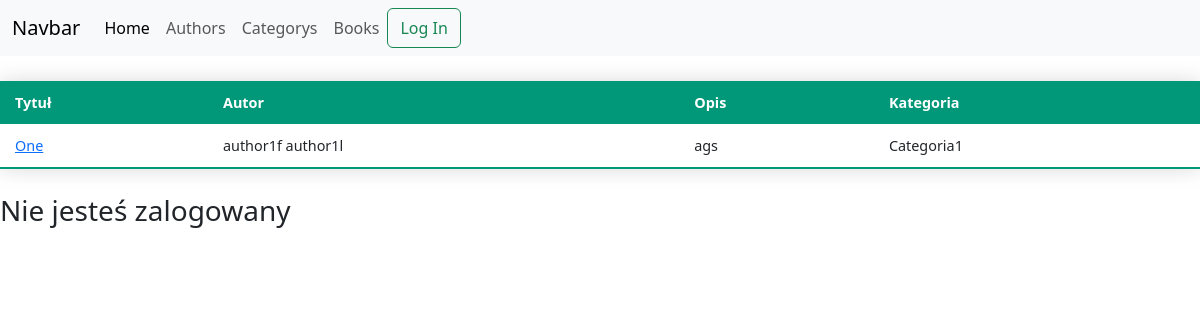
The page /books/ on the database as committed earlier.
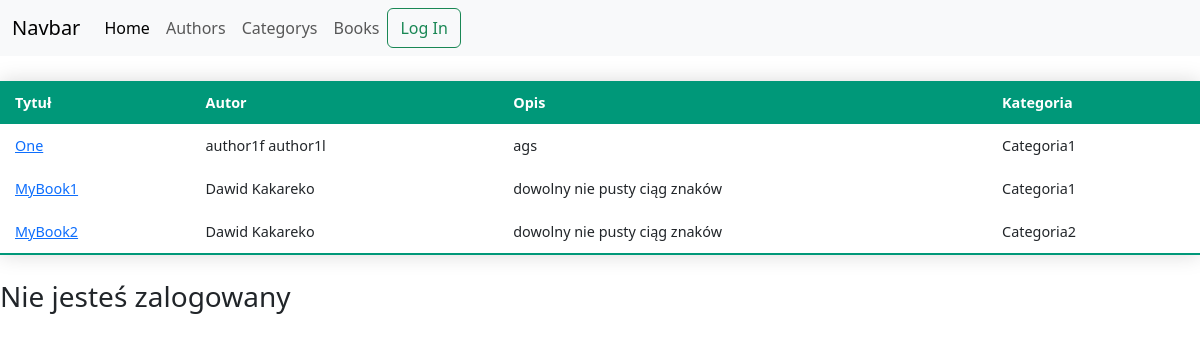
The same page on the database as committed later.
### LessonsWWW/models.py (models this page shows, shortened)
class Book(models.Model):
    title = models.CharField(max_length=100)
    author = models.ForeignKey(
        'Author',
        on_delete=models.CASCADE,
    )
    category = models.ForeignKey(
        'Category',
        on_delete=models.SET_NULL,
        null=True,
        default=None
    )
    description = models.CharField(max_length=213525, default='', blank=True)

class Author(models.Model):
    first_name = models.CharField(max_length=50)
    last_name = models.CharField(max_length=50)
    year_of_birth = models.IntegerField(null=True)

class Category(models.Model):
    category_name = models.CharField(max_length=50)
    class Meta:
        verbose_name_plural = 'Categories'

### LessonsWWW/views.py (the view)
# urls.py: path('books/', views.books_list, name='booksSite'),
def books_list(request):
    books = Book.objects.all()
    context = {"books": books}
    return render(request, 'books-list.html', context=context)

### templates/books-list.html
{% load static %}
<link rel="stylesheet" href="{% static 'main.css' %}">
{% include 'blocks/navbar.html' %}
<div>
  <table>
    <tr>
      <th>Tytuł</th>
      <th>Autor</th>
      <th>Opis</th>
      <th>Kategoria</th>
    </tr>
    {% for book in books %}
      <tr>
        <td > <a href="{% url 'bookView' book.id %}">{{ book.title }}</a></td>
        <td>{{ book.author.first_name }} {{ book.author.last_name }}</td>
        <td>{{ book.description|default:"Brak opisu"}}</td>
        <td>{{ book.category.category_name }}</td>
      </tr>
    {% endfor %}
  </table>
</div>
{% if user.is_authenticated %}
<h3>Twoja nazwa uzytkownika: {{ user }}</h3>
{% else %}
<h3> Nie jesteś zalogowany</h3>
{% endif %}

### templates/blocks/navbar.html (shortened to what this page needs)
<link href="https://cdn.jsdelivr.net/npm/bootstrap@5.3.2/dist/css/bootstrap.min.css" rel="stylesheet">
<nav class="navbar navbar-expand-lg bg-body-tertiary">
  <div class="container-fluid">
    <a class="navbar-brand" href="#">Navbar</a>
    <div class="collapse navbar-collapse" id="navbarNav">
      <ul class="navbar-nav">
        <li class="nav-item">
          <a class="nav-link active" aria-current="page" href="{% url 'home' %}">Home</a>
        </li>
        <li class="nav-item">
          <a class="nav-link" href="{% url 'authorsSite' %}">Authors</a>
        </li>
        <li class="nav-item">
          <a class="nav-link" href="{% url 'categorysSite' %}">Categorys</a>
        </li>
          <li class="nav-item">
          <a class="nav-link" href="{% url 'booksSite' %}">Books</a>
        </li>
            {% if not user.is_authenticated %}
<button class="btn btn-outline-success" type="submit" onclick="window.location.href='{% url 'login' %}'">Log In</button>
                {% else %}
                <button class="btn btn-outline-success" type="submit" onclick="window.location.href='{% url 'logout' %}'">Log Out</button>
{% endif %}
          </ul>
    </div>
  </div>
</nav>
{% include 'blocks/messages.html' %}

### templates/blocks/messages.html (shortened to what this page needs)
<link href="https://cdn.jsdelivr.net/npm/bootstrap@5.3.2/dist/css/bootstrap.min.css" rel="stylesheet">

### static/main.css (style rules this page uses)
table { width: 100%; border-collapse: collapse; margin: 25px 0; font-size: 0.9em; font-family: 'Segoe UI', Tahoma, Geneva, Verdana, sans-serif; min-width: 400px; box-shadow: 0 0 20px rgba(0, 0, 0, 0.15); }
th { background-color: #009879; color: #ffffff; text-align: left; padding: 12px 15px; }
td { padding: 12px 15px; border-bottom: 1px solid #dddddd; }
tr { border-bottom: 1px solid #dddddd; }
tr:last-of-type { border-bottom: 2px solid #009879; }

Rows that differ between the two databases and show on the page:
added Book: title "MyBook1", author.first_name "Dawid", author.last_name "Kakareko", description "dowolny nie pusty ciąg znaków", category.category_name "Categoria1"
added Book: title "MyBook2", author.first_name "Dawid", author.last_name "Kakareko", description "dowolny nie pusty ciąg znaków", category.category_name "Categoria2"
